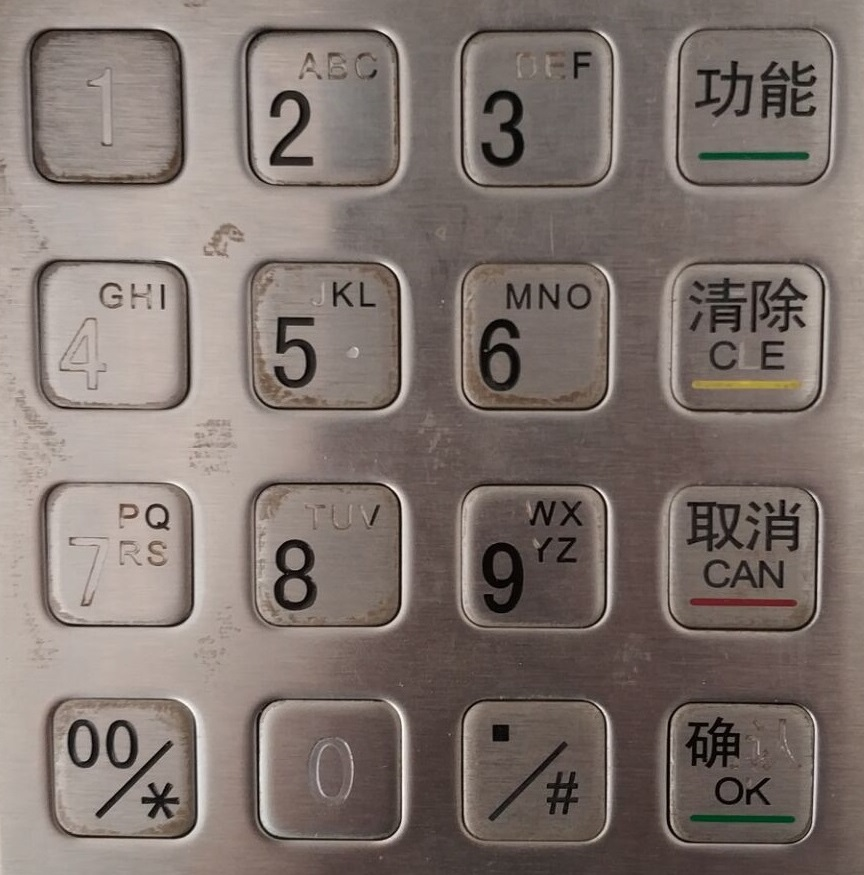
#> input picture 1.png, 864 x 875 px
$ python recogonize.py   (Python 2 division)
#> lines starting #> are read from the running program, lines starting #| are printed output that depends on the picture; after the words box and inside, x2 and y2 are one past the last pixel; in counts of white or black regions, pixels touching at a corner belong together
# -*- coding: utf-8 -*-
from __future__ import division
import cv2
import numpy as np
from matplotlib import pyplot as plt


counti=[]
countj=[]
count=0
countarray=[]
percent=[]
d=['one','two','three','func','four','five','six','clear','seven','eight','nine','cancel','dzero','zero','star','confirm']
#下面的数组是用来算磨损程度的分母，是由手动构造的无损键盘得出的，详见报告
model=[0.10820588235294118, 0.15578539107950873, 0.14508726567550098, 0.17995072374499538, 0.09787610619469027, 0.1294612467178839, 0.14499659632402995, 0.15685956539869342, 0.0902122641509434, 0.11494401824590504, 0.14057640472734811, 0.16605749283809149, 0.1308128078817734, 0.134655984409679, 0.1173334055107454, 0.15286410646583964]
def dealarray(a,len):#处理得到的数组
    tmp=a[0]
    m=[]
    m.append(tmp)
    for i in range(len-2):
        if a[i+1]-tmp>100:
            tmp=a[i+2]
            m.append(a[i+1])
            m.append(tmp)
    m.append(a[-1])
    return m

def jSums(i,j,src):#统计每一行黑像素点数
    trans=0
    count=0
    while trans<j:
        if src[i,trans]==0:
            count=count+1
        trans=trans+1
    return count

def iSums(i,j,src):#统计每一列黑像素点个数
    traa=0
    countt=0
    while traa<i:
        if src[traa,j]==0:
            countt=countt+1
        traa=traa+1
    return countt

img1=cv2.imread('1.png',0)
#> img1: shape (875, 864); min 0, max 252, mean 119.1
blur=cv2.medianBlur(img1,5)
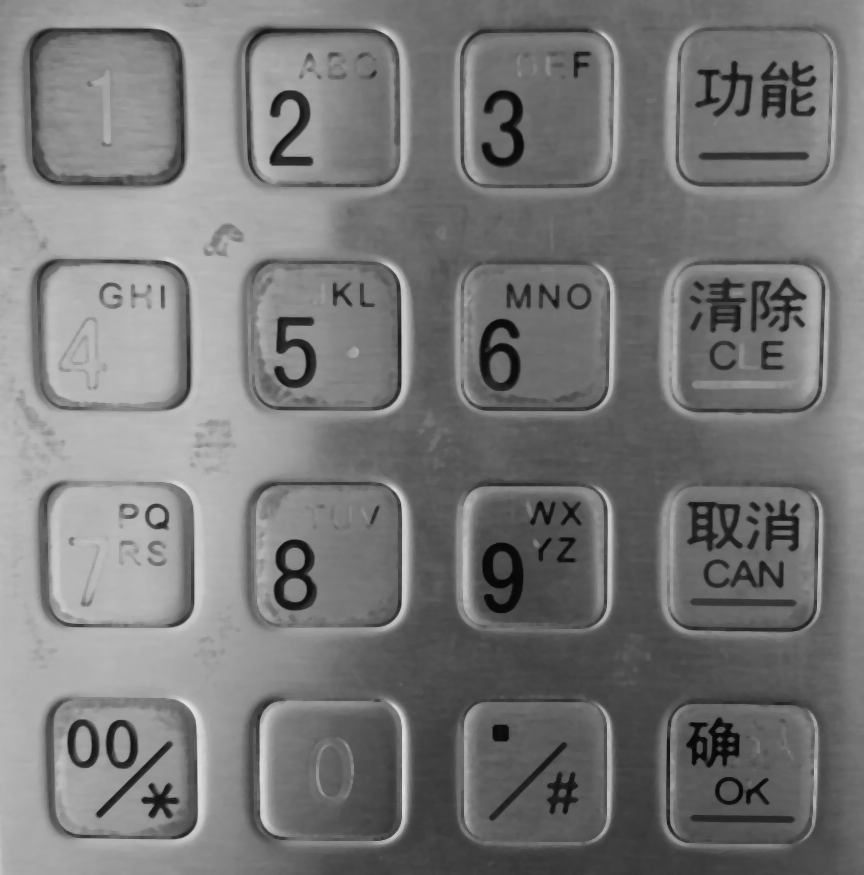
#> blur: shape (875, 864); min 6, max 231, mean 119.7
th1=cv2.adaptiveThreshold(img1,255,cv2.ADAPTIVE_THRESH_GAUSSIAN_C,cv2.THRESH_BINARY,11,2)
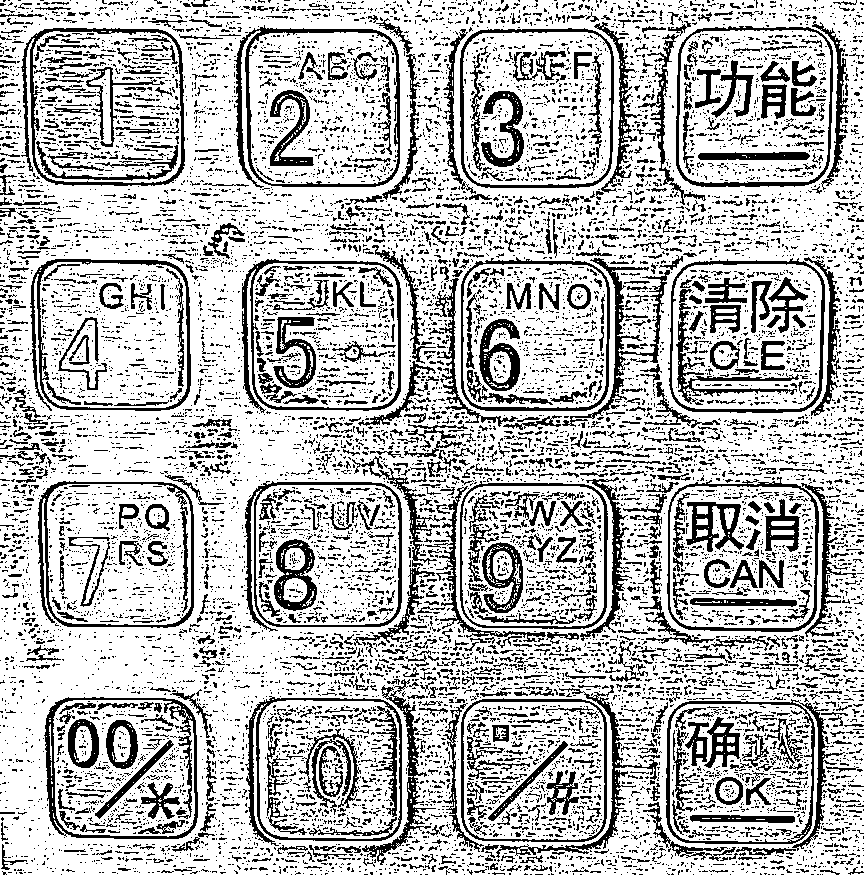
#> th1: shape (875, 864); 73.3% white; black in thin lines or dots
th1=cv2.medianBlur(th1,5)
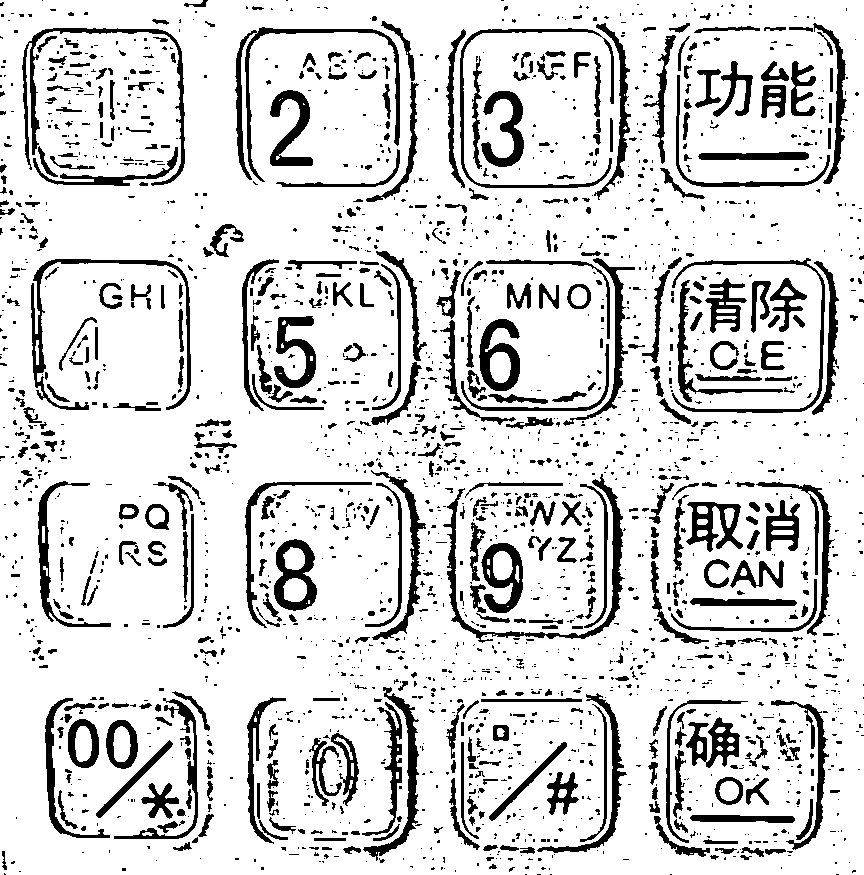
#> th1: shape (875, 864); 84.2% white; 2333 black regions (1750 under 20 px), largest, box (x1, y1, x2, y2) and area: (443, 474, 625, 643) 2639, (235, 27, 400, 182) 2344, (22, 28, 185, 186) 2234
th1=cv2.medianBlur(th1,5)
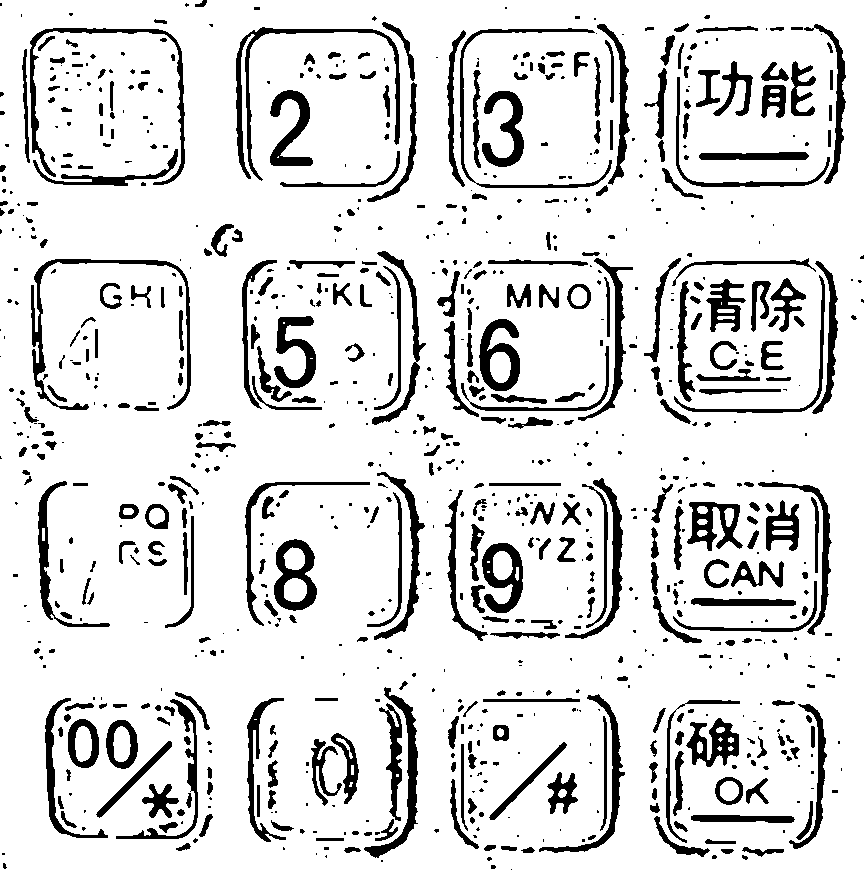
#> th1: shape (875, 864); 86.5% white; 885 black regions (442 under 20 px), largest, box (x1, y1, x2, y2) and area: (236, 27, 400, 181) 2338, (31, 259, 191, 410) 2214, (30, 28, 185, 185) 1957

for i in range(0,th1.shape[0]-1):#hang
    p=jSums(i,th1.shape[1],th1)
    counti.append(p)
#> this loop made 874 passes
#> p on passes 1 to 3: 4, 5, 5
#> after the loop, counti = 874 values, max 482 at index 262, min 0 at index 10, mean 117.1
for j in range(0,th1.shape[1]-1):#lie
    m=iSums(th1.shape[0],j,th1)
    countj.append(m)
#> this loop made 863 passes
#> m on passes 1 to 3: 41, 32, 33
#> after the loop, countj = 863 values, max 432 at index 399, min 0 at index 643, mean 118.6

for f in range(10):
    countj[f]=0
    counti[f]=0
#> after the loop, counti = 874 values, max 482 at index 262, min 0 at index 0, mean 117; countj = 863 values, max 432 at index 399, min 0 at index 0, mean 118.3
row=[]
col=[]
for lengthi in range(len(counti)):
    if counti[lengthi-1]<5 and counti[lengthi]>5:
        row.append(lengthi)
    if counti[lengthi-1]>5 and counti[lengthi]<5:
        row.append(lengthi)
#> after the loop, row = [440, 442, 646, 649, 663, 665, 668, 673, 681, 683, 860, 865, 869]
for lengthj in range(len(countj)):
    if countj[lengthj-1]<10 and countj[lengthj]>10:
        col.append(lengthj)
    if countj[lengthj-1]>10 and countj[lengthj]<10:
        col.append(lengthj-1)
#> after the loop, col = [10, 13, 15, 230, 636, 646, 844]

#print row
row=dealarray(row,len(row))
#> in dealarray, `tmp=a[0]`: tmp = 440
#> the loop in dealarray, `for i in range(len-2):` made 11 passes
#> tmp on passes 2, 10: 649, 865
#> after the loop in dealarray, `for i in range(len-2):`: m = [440, 646, 649, 860, 865]; tmp = 865
#> row = [440, 646, 649, 860, 865, 869]
col=dealarray(col,len(col))
#> the loop in dealarray (call 2), `for i in range(len-2):` made 5 passes
#> tmp on pass 3: 636
#> col = [10, 230, 636, 844]

# print row,col
for i in range(0,7,2):
    for j in range(0,7,2):
        count=0
#> (the run stopped early here; a loop or call above may not have finished)

$ run again, with 2.png copied over 1.png
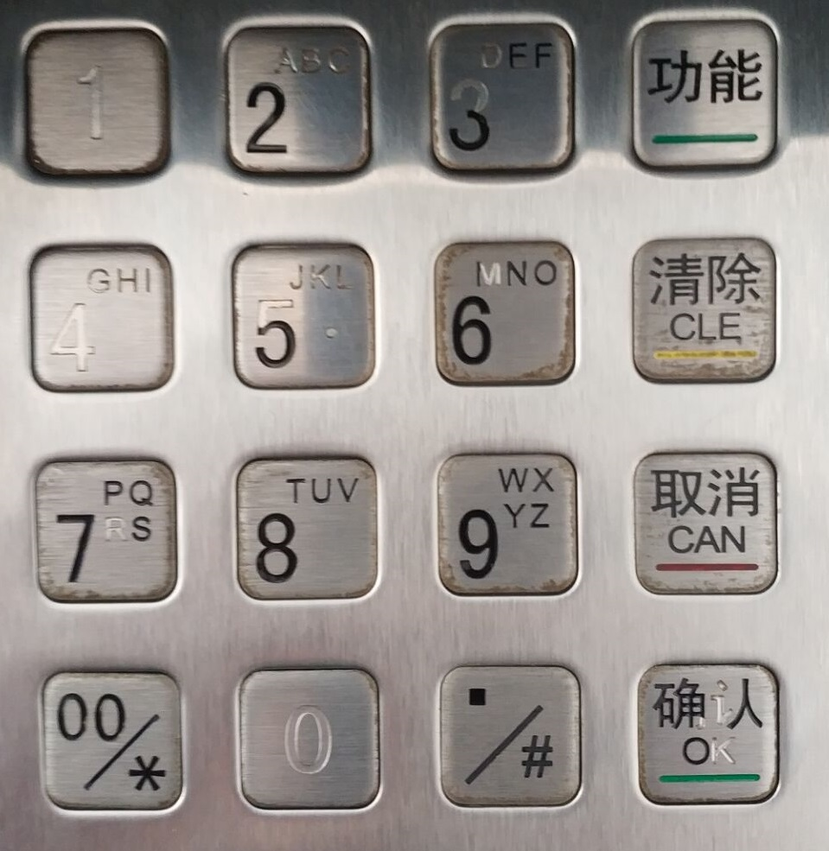
#> input picture 2.png, 829 x 851 px, shrunk from 959 x 985 before the run
#> `th1=cv2.adaptiveThreshold(img1,255,cv2.ADAPTIVE_THRESH_GAUSSIAN_C,cv2...`:
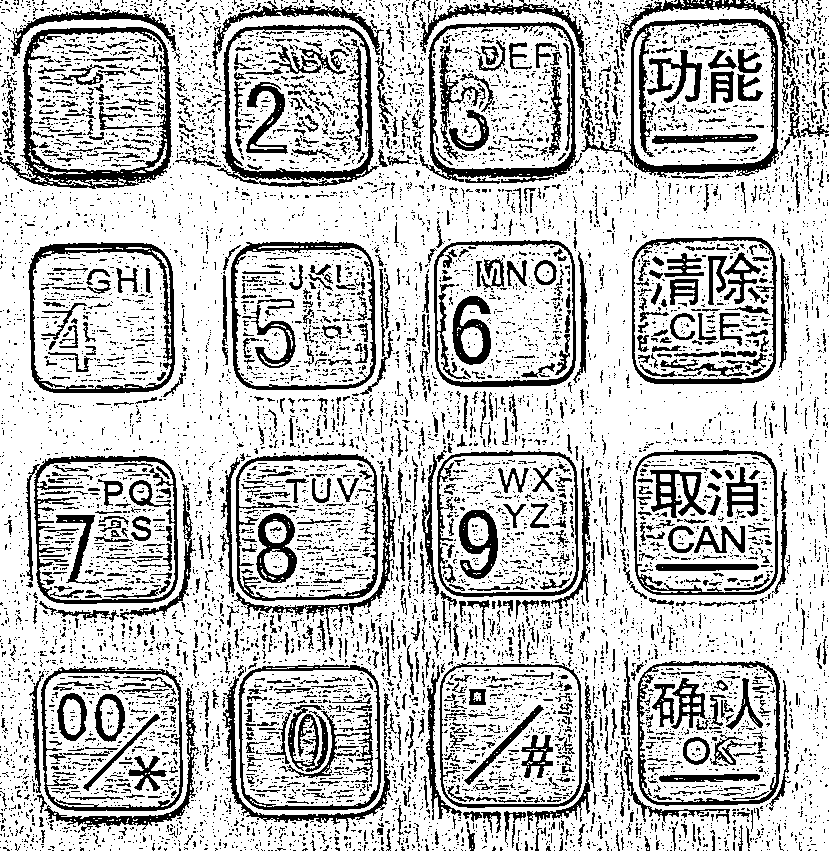
#> th1: shape (851, 829); 75.9% white; 10204 black regions (9177 under 20 px), largest, box (x1, y1, x2, y2) and area: (0, 27, 172, 189) 4609, (629, 19, 779, 178) 3695, (217, 24, 379, 187) 3427
#> `th1=cv2.medianBlur(th1,5)`:
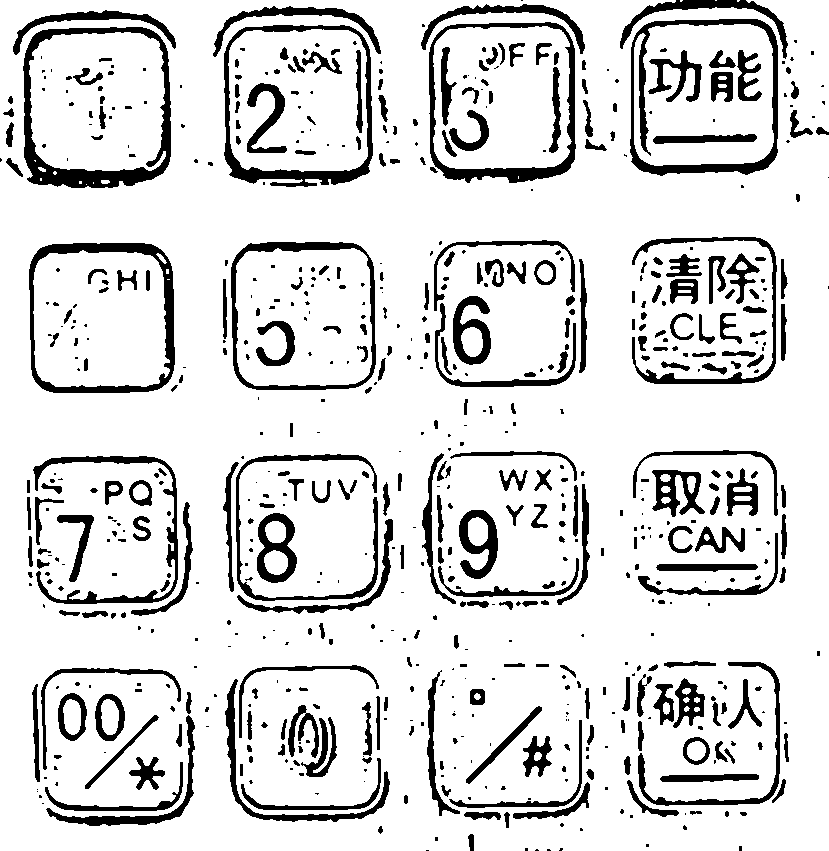
#> th1: shape (851, 829); 85.7% white; 684 black regions (336 under 20 px), largest, box (x1, y1, x2, y2) and area: (23, 27, 171, 188) 4883, (630, 19, 778, 176) 3752, (29, 243, 175, 393) 3682
#> the loop `for i in range(0,th1.shape[0]-1):#hang` made 850 passes
#> p on passes 1 to 3: 64, 70, 85
#> after the loop `for i in range(0,th1.shape[0]-1):#hang`: counti = 850 values, max 506 at index 171, min 0 at index 188, mean 119
#> the loop `for j in range(0,th1.shape[1]-1):#lie` made 828 passes
#> m on passes 1 to 3: 4, 2, 0
#> after the loop `for j in range(0,th1.shape[1]-1):#lie`: countj = 828 values, max 389 at index 775, min 0 at index 2, mean 122.2
#> after the loop `for f in range(10):`: counti = 850 values, max 506 at index 171, min 0 at index 0, mean 117.4; countj = 828 values, max 389 at index 775, min 0 at index 0, mean 122.1
#> after the loop `for lengthi in range(len(counti)):`: row = [0, 10, 188, 237, 393, 399, 402, 414, 422, 429, 431, 450, 623, 647, 661]
#> after the loop `for lengthj in range(len(countj)):`: col = [10, 194, 196, 196, 396, 398, 405, 407, 417, 421, 593, 601, 605, 612, 616, 620, 788, 790, 799, 817, 819]
#> in dealarray, `tmp=a[0]`: tmp = 0
#> the loop in dealarray, `for i in range(len-2):` made 13 passes
#> tmp on passes 2, 4, 12: 237, 399, 647
#> after the loop in dealarray, `for i in range(len-2):`: m = [0, 188, 237, 393, 399, 623, 647]; tmp = 647
#> `row=dealarray(row,len(row))`: row = [0, 188, 237, 393, 399, 623, 647, 661]
#> the loop in dealarray (call 2), `for i in range(len-2):` made 19 passes
#> tmp on passes 1, 4, 10, 16: 196, 398, 601, 790
#> `col=dealarray(col,len(col))`: col = [10, 194, 196, 396, 398, 593, 601, 788, 790, 819]
#> after the loop `for i in range(0,7,2):`: percent = [0.204, 0.207, 0.211, 0.241, 0.154, 0.144, 0.186, 0.225, 0.146, 0.139, 0.148, 0.145, 0, 0, 0.00696, 0]
#> the loop `for i in range(len(percent)):` made 16 passes
#> (printed output is left out)
